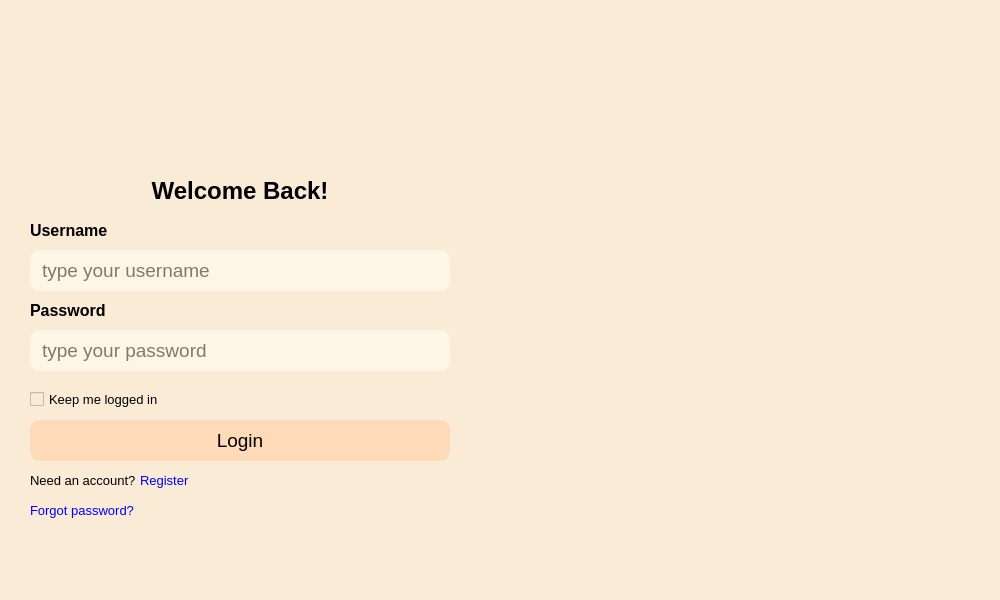
<?xml version="1.0" encoding="UTF-8"?>
<ui version="4.0">
 <class>login</class>
 <widget class="QMainWindow" name="login">
  <property name="windowModality">
   <enum>Qt::NonModal</enum>
  </property>
  <property name="geometry">
   <rect>
    <x>0</x>
    <y>0</y>
    <width>1000</width>
    <height>600</height>
   </rect>
  </property>
  <property name="font">
   <font>
    <stylestrategy>PreferDefault</stylestrategy>
    <kerning>true</kerning>
   </font>
  </property>
  <property name="windowTitle">
   <string>Login</string>
  </property>
  <property name="styleSheet">
   <string notr="true">background-color: #faebd7 ;</string>
  </property>
  <property name="animated">
   <bool>true</bool>
  </property>
  <property name="documentMode">
   <bool>false</bool>
  </property>
  <property name="tabShape">
   <enum>QTabWidget::Rounded</enum>
  </property>
  <widget class="QWidget" name="centralwidget">
   <widget class="QLabel" name="username_label">
    <property name="geometry">
     <rect>
      <x>30</x>
      <y>220</y>
      <width>81</width>
      <height>21</height>
     </rect>
    </property>
    <property name="font">
     <font>
      <family>Nirmala UI</family>
      <pointsize>12</pointsize>
      <weight>75</weight>
      <bold>true</bold>
     </font>
    </property>
    <property name="text">
     <string>Username</string>
    </property>
   </widget>
   <widget class="QLabel" name="password_label">
    <property name="geometry">
     <rect>
      <x>30</x>
      <y>300</y>
      <width>81</width>
      <height>21</height>
     </rect>
    </property>
    <property name="font">
     <font>
      <family>Nirmala UI</family>
      <pointsize>12</pointsize>
      <weight>75</weight>
      <bold>true</bold>
     </font>
    </property>
    <property name="text">
     <string>Password</string>
    </property>
   </widget>
   <widget class="QLabel" name="title_label">
    <property name="geometry">
     <rect>
      <x>30</x>
      <y>170</y>
      <width>420</width>
      <height>41</height>
     </rect>
    </property>
    <property name="font">
     <font>
      <family>Nirmala UI</family>
      <pointsize>18</pointsize>
      <weight>75</weight>
      <bold>true</bold>
     </font>
    </property>
    <property name="layoutDirection">
     <enum>Qt::LeftToRight</enum>
    </property>
    <property name="text">
     <string>Welcome Back!</string>
    </property>
    <property name="alignment">
     <set>Qt::AlignCenter</set>
    </property>
   </widget>
   <widget class="QLineEdit" name="username_input">
    <property name="geometry">
     <rect>
      <x>30</x>
      <y>250</y>
      <width>420</width>
      <height>41</height>
     </rect>
    </property>
    <property name="font">
     <font>
      <family>Nirmala UI</family>
      <pointsize>14</pointsize>
     </font>
    </property>
    <property name="styleSheet">
     <string notr="true">border-radius: 10px;
background: #fdf5e6;
padding: 5px 10px; </string>
    </property>
    <property name="placeholderText">
     <string>type your username</string>
    </property>
   </widget>
   <widget class="QLineEdit" name="password_input">
    <property name="geometry">
     <rect>
      <x>30</x>
      <y>330</y>
      <width>420</width>
      <height>41</height>
     </rect>
    </property>
    <property name="font">
     <font>
      <family>Nirmala UI</family>
      <pointsize>14</pointsize>
     </font>
    </property>
    <property name="styleSheet">
     <string notr="true">border-radius: 10px;
background: #fdf5e6;
padding: 5px 10px; </string>
    </property>
    <property name="inputMethodHints">
     <set>Qt::ImhHiddenText|Qt::ImhNoAutoUppercase|Qt::ImhNoPredictiveText|Qt::ImhSensitiveData</set>
    </property>
    <property name="inputMask">
     <string/>
    </property>
    <property name="text">
     <string/>
    </property>
    <property name="echoMode">
     <enum>QLineEdit::Password</enum>
    </property>
    <property name="placeholderText">
     <string>type your password</string>
    </property>
   </widget>
   <widget class="QPushButton" name="login_button">
    <property name="geometry">
     <rect>
      <x>30</x>
      <y>420</y>
      <width>420</width>
      <height>41</height>
     </rect>
    </property>
    <property name="font">
     <font>
      <pointsize>14</pointsize>
     </font>
    </property>
    <property name="cursor">
     <cursorShape>PointingHandCursor</cursorShape>
    </property>
    <property name="autoFillBackground">
     <bool>false</bool>
    </property>
    <property name="styleSheet">
     <string notr="true">background-color: #ffdab9;
border-radius: 10px;
</string>
    </property>
    <property name="text">
     <string>Login</string>
    </property>
   </widget>
   <widget class="QCheckBox" name="checkBox">
    <property name="geometry">
     <rect>
      <x>30</x>
      <y>390</y>
      <width>420</width>
      <height>18</height>
     </rect>
    </property>
    <property name="font">
     <font>
      <pointsize>10</pointsize>
     </font>
    </property>
    <property name="text">
     <string>Keep me logged in</string>
    </property>
   </widget>
   <widget class="QLabel" name="label">
    <property name="geometry">
     <rect>
      <x>30</x>
      <y>470</y>
      <width>111</width>
      <height>21</height>
     </rect>
    </property>
    <property name="font">
     <font>
      <pointsize>10</pointsize>
     </font>
    </property>
    <property name="text">
     <string>Need an account?</string>
    </property>
   </widget>
   <widget class="QLabel" name="label_2">
    <property name="geometry">
     <rect>
      <x>30</x>
      <y>500</y>
      <width>111</width>
      <height>21</height>
     </rect>
    </property>
    <property name="font">
     <font>
      <pointsize>10</pointsize>
     </font>
    </property>
    <property name="styleSheet">
     <string notr="true">color: blue;</string>
    </property>
    <property name="text">
     <string>Forgot password?</string>
    </property>
   </widget>
   <widget class="QLabel" name="label_3">
    <property name="geometry">
     <rect>
      <x>140</x>
      <y>470</y>
      <width>111</width>
      <height>21</height>
     </rect>
    </property>
    <property name="font">
     <font>
      <pointsize>10</pointsize>
     </font>
    </property>
    <property name="styleSheet">
     <string notr="true">color: blue;</string>
    </property>
    <property name="text">
     <string>Register</string>
    </property>
   </widget>
   <widget class="QLabel" name="label_4">
    <property name="geometry">
     <rect>
      <x>30</x>
      <y>10</y>
      <width>420</width>
      <height>141</height>
     </rect>
    </property>
    <property name="text">
     <string/>
    </property>
    <property name="pixmap">
     <pixmap>../img/logo.png</pixmap>
    </property>
    <property name="alignment">
     <set>Qt::AlignCenter</set>
    </property>
   </widget>
   <widget class="QLabel" name="label_5">
    <property name="geometry">
     <rect>
      <x>490</x>
      <y>-20</y>
      <width>510</width>
      <height>611</height>
     </rect>
    </property>
    <property name="autoFillBackground">
     <bool>false</bool>
    </property>
    <property name="styleSheet">
     <string notr="true">border-radius: 20px;
</string>
    </property>
    <property name="text">
     <string/>
    </property>
    <property name="pixmap">
     <pixmap>../img/3766277.jpg</pixmap>
    </property>
    <property name="scaledContents">
     <bool>true</bool>
    </property>
    <property name="alignment">
     <set>Qt::AlignCenter</set>
    </property>
   </widget>
  </widget>
  <widget class="QStatusBar" name="statusbar"/>
 </widget>
 <resources/>
 <connections/>
</ui>
